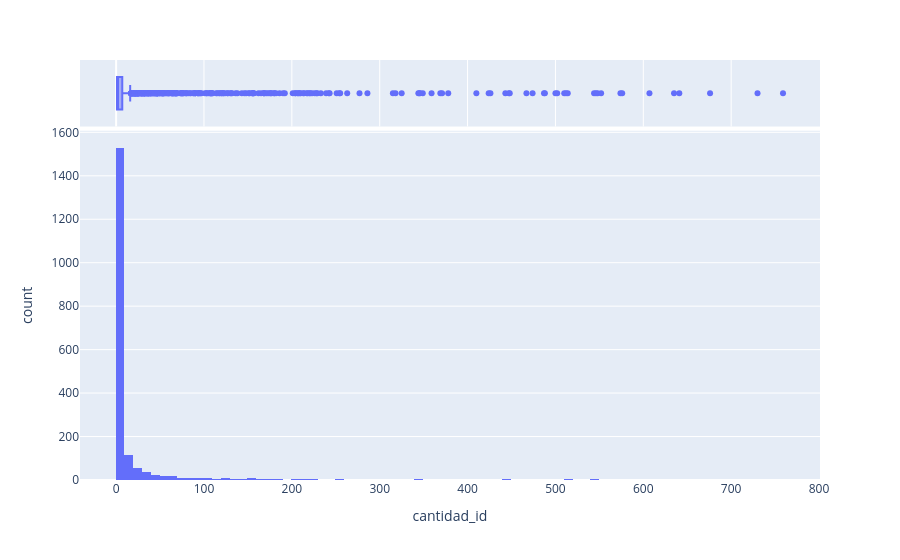

The code cell stored with this chart in its notebook:
### Code cell
df = db_data.extracData("""
                SELECT 
                dim_otu.otu_code,
                count(s_otu.otu_id) as cantidad_id
                from 
                specimen_otu as s_otu
                inner join dim_otu on s_otu.otu_id = dim_otu.otu_id 
                inner join specimen s on s_otu.specimen_id  = s.specimen_id 
                group by dim_otu.otu_code
                """)

fig = px.histogram(df, x="cantidad_id",marginal="box", 
                   hover_data=df.columns)
fig.show()

### Figure 1 — Plotly figure (JSON) as saved in the notebook; plotly's stock layout.template omitted (floating-point values rounded to 4 significant figures; data arrays with more than 128 entries replaced by an {"elided": "..."} marker saying what was removed)
{"data": [{"bingroup": "x", "hovertemplate": "cantidad_id=%{x}<br>count=%{y}<extra></extra>", "legendgroup": "", "marker": {"color": "#636efa", "pattern": {"shape": ""}}, "name": "", "orientation": "v", "showlegend": false, "type": "histogram", "x": {"elided": "1937 int values"}, "xaxis": "x", "yaxis": "y"}, {"customdata": {"elided": "1937x1 str values"}, "hovertemplate": "cantidad_id=%{x}<br>otu_code=%{customdata[0]}<extra></extra>", "legendgroup": "", "marker": {"color": "#636efa"}, "name": "", "notched": true, "showlegend": false, "type": "box", "x": {"elided": "1937 int values"}, "xaxis": "x2", "yaxis": "y2"}], "layout": {"barmode": "relative", "legend": {"tracegroupgap": 0}, "margin": {"t": 60}, "xaxis": {"anchor": "y", "domain": [0, 1], "title": {"text": "cantidad_id"}}, "xaxis2": {"anchor": "y2", "domain": [0, 1], "matches": "x", "showgrid": true, "showticklabels": false}, "yaxis": {"anchor": "x", "domain": [0, 0.8316], "title": {"text": "count"}}, "yaxis2": {"anchor": "x2", "domain": [0.8416, 1], "matches": "y2", "showgrid": false, "showline": false, "showticklabels": false, "ticks": ""}}}
